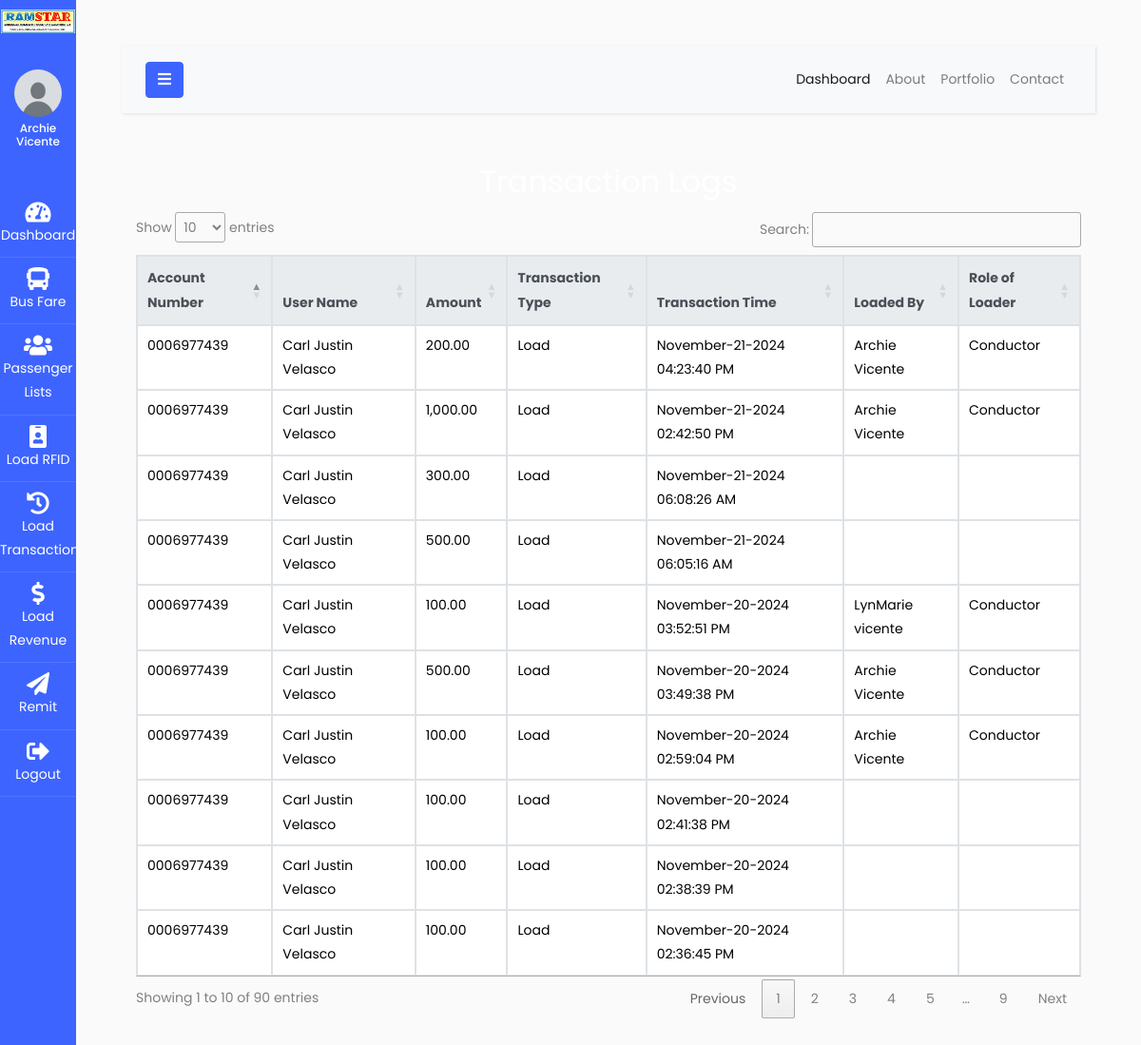
Screenshot of /conductor/translogscon.php (signed in) with the database file from the repository.
### tables this page shows
CREATE TABLE `useracc` (
  `id` int(11) UNSIGNED NOT NULL,
  `account_number` varchar(50) NOT NULL,
  `firstname` varchar(100) NOT NULL,
  `profile_picture` varchar(255) DEFAULT NULL,
  `lastname` varchar(100) NOT NULL,
  `middlename` varchar(100) NOT NULL,
  `suffix` varchar(10) DEFAULT NULL,
  `birthday` date NOT NULL,
  `age` int(11) NOT NULL,
  `gender` enum('Male','Female','Other') NOT NULL,
  `email` varchar(100) NOT NULL,
  `contactnumber` varchar(15) NOT NULL,
  `province` varchar(250) NOT NULL,
  `municipality` varchar(250) NOT NULL,
  `barangay` varchar(250) NOT NULL,
  `address` varchar(255) NOT NULL,
  `password` varchar(255) NOT NULL,
  `balance` decimal(10,2) DEFAULT 0.00,
  `role` enum('User','Admin','Cashier','Conductor') DEFAULT 'User',
  `created_at` timestamp NOT NULL DEFAULT current_timestamp(),
  `is_activated` tinyint(1) DEFAULT 0,
  `id_type` varchar(50) NOT NULL,
  `id_file` varchar(255) NOT NULL,
  `points` decimal(10,2) DEFAULT 0.00
);

CREATE TABLE `transactions` (
  `id` int(11) NOT NULL,
  `user_id` int(11) NOT NULL,
  `account_number` varchar(250) NOT NULL,
  `amount` decimal(10,2) NOT NULL,
  `transaction_type` enum('Load','Deduct') NOT NULL,
  `bus_number` varchar(250) NOT NULL,
  `conductor_id` varchar(250) NOT NULL,
  `transaction_date` timestamp NOT NULL DEFAULT current_timestamp()
);

### conductor/translogscon.php (the view, shortened to what this page needs)
<?php
include '../config/connection.php';
$account_number = $_SESSION['account_number'];
$query = "SELECT firstname, lastname, role FROM useracc WHERE account_number = ?";
$stmt = $conn->prepare($query);
$stmt->bind_param('s', $account_number);
$stmt->execute();
$stmt->bind_result($firstname, $lastname, $role);
function fetchTransactions($conn)
{
    $transactionQuery = "SELECT
    t.id,
    u.firstname,
    u.lastname,
    u.account_number,
    t.amount,
    t.transaction_type,
    t.transaction_date,
    t.conductor_id,
    c.firstname AS conductor_firstname,
    c.lastname AS conductor_lastname,
    c.account_number AS conductor_account_number,
    c.role AS loaded_by_role
    FROM transactions t
    JOIN useracc u ON t.user_id = u.id
    LEFT JOIN useracc c ON t.conductor_id = c.account_number  -- Change here: join on account_number
    ORDER BY t.transaction_date DESC";
    $stmt = $conn->prepare($transactionQuery);
    $stmt->execute();
    $result = $stmt->get_result();
    return $result;
}
$transactions = fetchTransactions($conn);
?>
<!DOCTYPE html>
<html lang="en">
<head>
    <link href="https://cdn.jsdelivr.net/npm/bootstrap@5.3.3/dist/css/bootstrap.min.css" rel="stylesheet">
    <link rel="stylesheet" href="https://stackpath.bootstrapcdn.com/font-awesome/4.7.0/css/font-awesome.min.css">
    <link rel="stylesheet" href="https://cdnjs.cloudflare.com/ajax/libs/font-awesome/5.15.4/css/all.min.css">
    <link rel="stylesheet" href="https://cdn.datatables.net/1.11.5/css/jquery.dataTables.min.css">
    <link rel="stylesheet" href="https://cdn.jsdelivr.net/npm/sweetalert2@11/dist/sweetalert2.min.css">
    <link rel="stylesheet" href="../css/style.css">
</head>
<body>
    <?php
    include "sidebar.php";
    ?>
    <div id="content" class="p-4 p-md-5">
        <nav class="navbar navbar-expand-lg navbar-light bg-light">
            <div class="container-fluid">
                <button type="button" id="sidebarCollapse" class="btn btn-primary" onclick="toggleSidebar(event)">
                    <i class="fa fa-bars"></i>
                </button>
                <div class="collapse navbar-collapse" id="navbarSupportedContent">
                    <ul class="nav navbar-nav ml-auto">
                        <li class="nav-item active">
                            <a class="nav-link" href="#" onclick="loadContent('home.php');">Dashboard</a>
                        </li>
                        <li class="nav-item">
                            <a class="nav-link" href="#">About</a>
                        </li>
                        <li class="nav-item">
                            <a class="nav-link" href="#">Portfolio</a>
                        </li>
                        <li class="nav-item">
                            <a class="nav-link" href="#">Contact</a>
                        </li>
                    </ul>
                </div>
            </div>
        </nav>
        <div class="container mt-5">
            <h2 class="text-center">Transaction Logs</h2>
            <table id="transactionTable" class="table table-bordered mt-4">
                <thead class="thead-light">
                    <tr>
                        <th>Account Number</th>
                        <th>User Name</th>
                        <th>Amount</th>
                        <th>Transaction Type</th>
                        <th>Transaction Time</th>
                        <th>Loaded By</th>
                        <th>Role of Loader</th>
                    </tr>
                </thead>
                <tbody>
                    <?php if (mysqli_num_rows($transactions) > 0): ?>
                        <?php while ($row = mysqli_fetch_assoc($transactions)): ?>
                            <tr>
                                <td><?php echo $row['account_number']; ?></td>
                                <td><?php echo htmlspecialchars($row['firstname'] . ' ' . $row['lastname']); ?></td>
                                <td><?php echo number_format($row['amount'], 2); ?></td>
                                <td><?php echo htmlspecialchars(ucfirst($row['transaction_type'])); ?></td>
                                <td>
                                    <?php echo date('F-d-Y h:i:s A', strtotime($row['transaction_date'])); ?>
                                </td>
                                <td>
                                    <?php echo htmlspecialchars($row['conductor_firstname'] . ' ' . $row['conductor_lastname']); ?>
                                </td>
                                <td><?php echo htmlspecialchars($row['loaded_by_role']); ?></td>
                            </tr>
                        <?php endwhile; ?>
                    <?php else: ?>
                        <tr>
                            <td colspan="7" class="text-center">No transaction records found.</td>
                        </tr>
                    <?php endif; ?>
                </tbody>
            </table>
        </div>
    </div>
</body>
</html>

### conductor/sidebar.php (shortened to what this page needs)
<div class="wrapper d-flex align-items-stretch">
    <nav id="sidebar" class="active">
        <h1><a href="index.php" class="logo">
                <img src="../assets/logo/logoramstar.jpg" alt="logo" />
            </a></h1>
        <div class="user-profile text-center mb-3">
            <?php if (!empty($profile_picture)) { ?>
                <img src="../images/<?php echo $profile_picture; ?>" alt="Profile Picture" class="img-fluid rounded-circle"
                    width="100" height="100">
            <?php } else { ?>
                <img src="../images/default_profile.jpg" alt="Default Profile Picture" class="img-fluid rounded-circle"
                    width="100" height="100">
            <?php } ?>
            <h3><?php echo $firstname, " ", $lastname; ?></h3>
        </div>
        <ul class="list-unstyled components mb-5">
            <li class="active">
                <a href="./index.php"><span class="fa fa-tachometer-alt"></span> Dashboard</a>
            </li>
            <li>
                <a href="./busfarenew1.php"><span class="fa fa-bus"></span> Bus Fare</a>
            </li>
            <li>
                <a href="./passengerlists.php"><span class="fa fa-users"></span> Passenger Lists</a>
            </li>
            <li>
                <a href="./loadrfid.php"><span class="fa fa-id-badge"></span> Load RFID</a>
            </li>
            <li>
                <a href="./transactionlogs.php"><span class="fa fa-history"></span> Load Transaction</a>
            </li>
            <li>
                <a href="./loadtransaction.php"><span class="fa fa-dollar-sign"></span> Load Revenue</a>
            </li>
            <li>
                <a href="./remit.php"><span class="fa fa-paper-plane"></span> Remit</a>
            </li>
            <li>
                <a href="../logoutc.php"><span class="fa fa-sign-out-alt"></span> Logout</a>
            </li>
        </ul>
    </nav>

### rows the page displays
useracc: firstname "Archie", lastname "Vicente"
transactions: useracc.account_number "0006977439", useracc.firstname+lastname "Carl Justin Velasco", amount "200.00", transaction_type "Load", transaction_date "November-21-2024 04:23:40 PM", useracc.firstname+lastname "Archie Vicente", useracc.role "Conductor"
transactions: useracc.account_number "0006977439", useracc.firstname+lastname "Carl Justin Velasco", amount "1,000.00", transaction_type "Load", transaction_date "November-21-2024 02:42:50 PM", useracc.firstname+lastname "Archie Vicente", useracc.role "Conductor"
transactions: useracc.account_number "0006977439", useracc.firstname+lastname "Carl Justin Velasco", amount "300.00", transaction_type "Load", transaction_date "November-21-2024 06:08:26 AM"
transactions: useracc.account_number "0006977439", useracc.firstname+lastname "Carl Justin Velasco", amount "500.00", transaction_type "Load", transaction_date "November-21-2024 06:05:16 AM"
transactions: useracc.account_number "0006977439", useracc.firstname+lastname "Carl Justin Velasco", amount "100.00", transaction_type "Load", transaction_date "November-20-2024 03:52:51 PM", useracc.firstname+lastname "LynMarie vicente", useracc.role "Conductor"
transactions: useracc.account_number "0006977439", useracc.firstname+lastname "Carl Justin Velasco", amount "500.00", transaction_type "Load", transaction_date "November-20-2024 03:49:38 PM", useracc.firstname+lastname "Archie Vicente", useracc.role "Conductor"
transactions: useracc.account_number "0006977439", useracc.firstname+lastname "Carl Justin Velasco", amount "100.00", transaction_type "Load", transaction_date "November-20-2024 02:59:04 PM", useracc.firstname+lastname "Archie Vicente", useracc.role "Conductor"
transactions: useracc.account_number "0006977439", useracc.firstname+lastname "Carl Justin Velasco", amount "100.00", transaction_type "Load", transaction_date "November-20-2024 02:41:38 PM"
transactions: useracc.account_number "0006977439", useracc.firstname+lastname "Carl Justin Velasco", amount "100.00", transaction_type "Load", transaction_date "November-20-2024 02:38:39 PM"
transactions: useracc.account_number "0006977439", useracc.firstname+lastname "Carl Justin Velasco", amount "100.00", transaction_type "Load", transaction_date "November-20-2024 02:36:45 PM"
